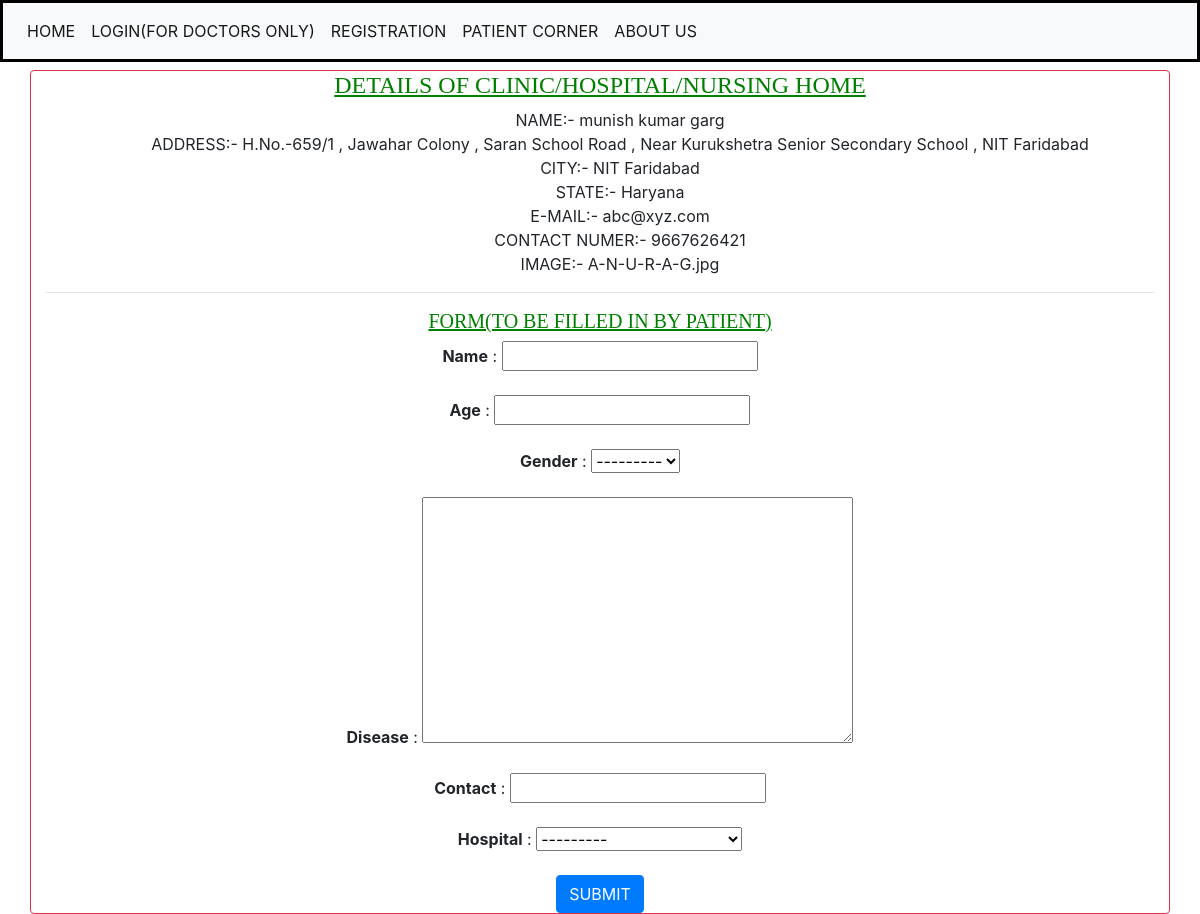
Page /detail/18 on the committed database.
### app/models.py (models this page shows)
class DetailsOfDoctors(models.Model):
    name = models.CharField(max_length = 256)
    address = models.TextField()
    city = models.CharField(max_length = 256)
    state = models.CharField(max_length = 256)
    email = models.CharField(max_length = 256,validators=[EmailValidator('The Entered Email is not valid.')])
    number = models.IntegerField(null=True)
    image = models.ImageField()
    def __str__(self):
        return self.name

### app/views.py (the view, shortened to what this page needs)
# urls.py: path('detail/<int:pk>',views.detail,name='detail'),
def detail(request,pk):
    query = models.DetailsOfDoctors.objects.get(pk=pk)
    form = forms.Patient()
    context={
        'query':query,
        'form':form
    }
    return render(request,'detail.html',context)

### app/forms.py
class Patient(forms.ModelForm):
    class Meta:
        model = models.PatientDetails
        fields = '__all__'

### templates/detail.html (shortened to what this page needs)
{% extends 'base.html' %}
{% block content %}
<div class="container border border-danger rounded mt-2">
    <h4 id="heading">DETAILS OF CLINIC/HOSPITAL/NURSING HOME</h4>
    <ul id="list">
        <li>NAME:- {{query.name}}</li>
        <li>ADDRESS:- {{query.address}}</li>
        <li>CITY:- {{query.city}}</li>
        <li>STATE:- {{query.state}}</li>
        <li>E-MAIL:- {{query.email}}</li>
        <li>CONTACT NUMER:- {{query.number}}</li>
        <li>IMAGE:- {{query.image}}</li>
    </ul>
    <hr>
    <h5 id="heading2">FORM(TO BE FILLED IN BY PATIENT)</h5>
    <form method="POST">
        {% for x in form %}
            <b>{{x.name}}</b> : {{x}}<br><br>
        {% endfor %}
        <button type="submit" class="btn btn-primary">SUBMIT</button>
    </form>
</div>
{% endblock %}

### templates/base.html (shortened to what this page needs)
<!DOCTYPE html>
<html lang="en">
<head>
    <link rel="stylesheet" href="https://stackpath.bootstrapcdn.com/bootstrap/4.5.0/css/bootstrap.min.css">
</head>
<body id="main">
    <nav class="navbar navbar-expand-lg navbar-light bg-light">
        <div class="collapse navbar-collapse" id="navbarNav">
          <ul class="navbar-nav">
            <li class="nav-item active">
              <a class="nav-link" href="{% url 'home' %}">HOME<span class="sr-only">(current)</span></a>
            </li>
            <li class="nav-item active">
              <a class="nav-link" href="{% url 'login' %}">LOGIN(FOR DOCTORS ONLY)</a>
            </li>
            <li class="nav-item active">
              <a class="nav-link" href="{% url 'registration' %}">REGISTRATION</a>
            </li>
            <li class="nav-item active">
              <a class="nav-link" href="{% url 'patient' %}">PATIENT CORNER</a>
            </li>
            <li class="nav-item active">
              <a class="nav-link" href="{% url 'about' %}">ABOUT US</a>
            </li>
          </ul>
        </div>
    </nav>
    {% block content %}
    {% endblock %}
</body>
</html>

### templates/base.html (style rules this page uses)
nav { border: solid black 3px; }

### templates/detail.html (style rules this page uses)
#heading { text-align: center; text-decoration: underline; color: green; font-family: Georgia, 'Times New Roman', Times, serif; }
#list { text-align: center; list-style: none; }
#heading2 { text-align: center; text-decoration: underline; color: green; font-family: Georgia, 'Times New Roman', Times, serif; }
form { text-align: center; }

### rows in the picture
DetailsOfDoctors: name "munish kumar garg", address "H.No.-659/1 , Jawahar Colony , Saran School Road , Near Kurukshetra Senior Secondary School , NIT Faridabad", city "NIT Faridabad", state "Haryana", email "abc@xyz.com", number "9667626421", image "A-N-U-R-A-G.jpg"

### other values in the picture
{{ x.name }} "Name" "Age" "Gender" "Disease" "Contact" "Hospital"
